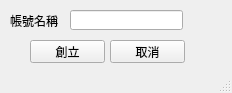
<?xml version="1.0" encoding="UTF-8"?>
<ui version="4.0">
 <class>createNewAccount</class>
 <widget class="QMainWindow" name="createNewAccount">
  <property name="geometry">
   <rect>
    <x>0</x>
    <y>0</y>
    <width>232</width>
    <height>93</height>
   </rect>
  </property>
  <property name="windowTitle">
   <string>新增帳號</string>
  </property>
  <widget class="QWidget" name="centralwidget">
   <widget class="QLineEdit" name="lineEdit">
    <property name="geometry">
     <rect>
      <x>70</x>
      <y>10</y>
      <width>113</width>
      <height>20</height>
     </rect>
    </property>
   </widget>
   <widget class="QLabel" name="label">
    <property name="geometry">
     <rect>
      <x>10</x>
      <y>10</y>
      <width>51</width>
      <height>21</height>
     </rect>
    </property>
    <property name="text">
     <string>帳號名稱</string>
    </property>
   </widget>
   <widget class="QPushButton" name="createAccount">
    <property name="geometry">
     <rect>
      <x>30</x>
      <y>40</y>
      <width>75</width>
      <height>23</height>
     </rect>
    </property>
    <property name="text">
     <string>創立</string>
    </property>
   </widget>
   <widget class="QPushButton" name="cancelButton">
    <property name="geometry">
     <rect>
      <x>110</x>
      <y>40</y>
      <width>75</width>
      <height>23</height>
     </rect>
    </property>
    <property name="text">
     <string>取消</string>
    </property>
   </widget>
  </widget>
  <widget class="QStatusBar" name="statusbar"/>
 </widget>
 <resources/>
 <connections/>
</ui>
